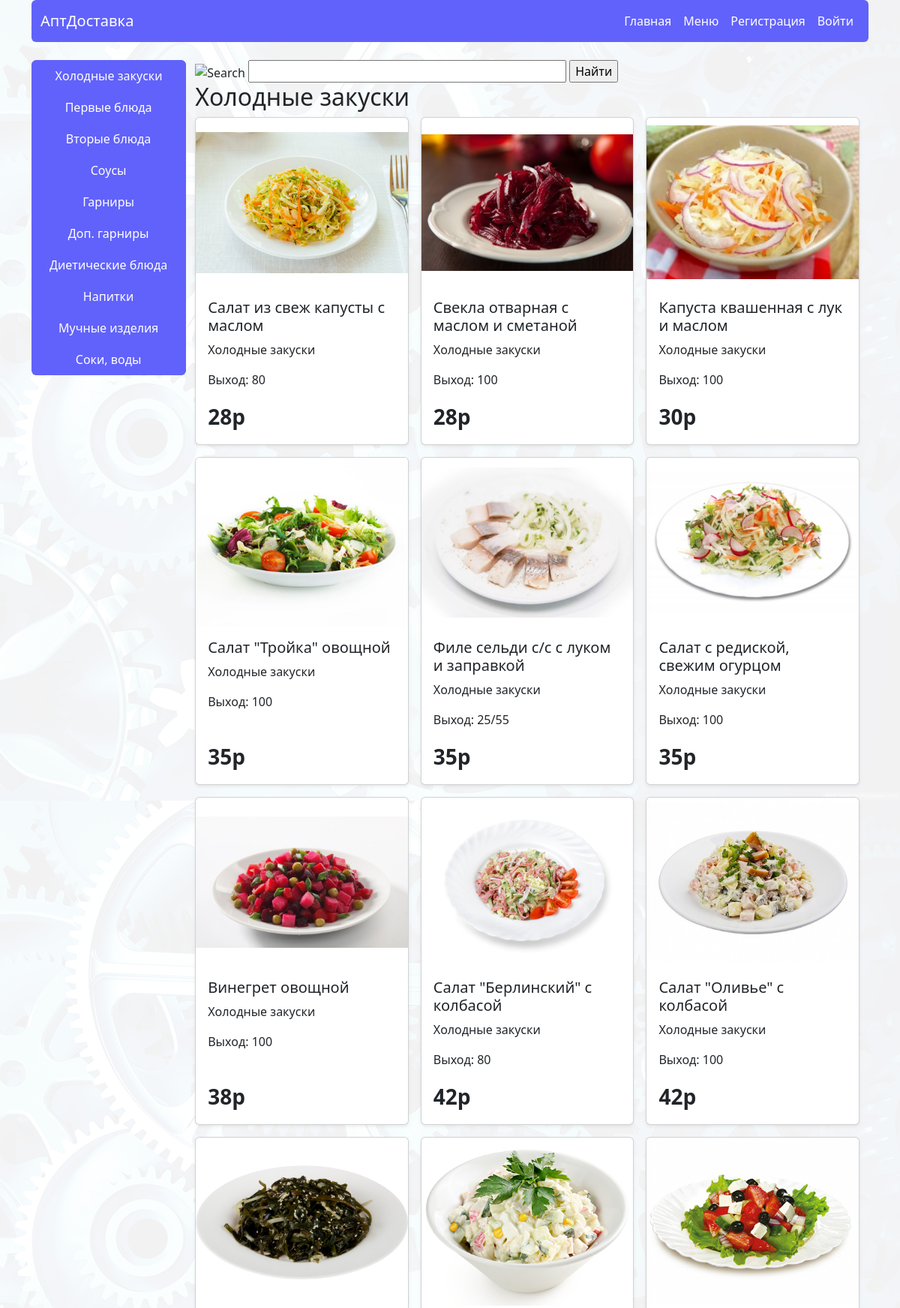
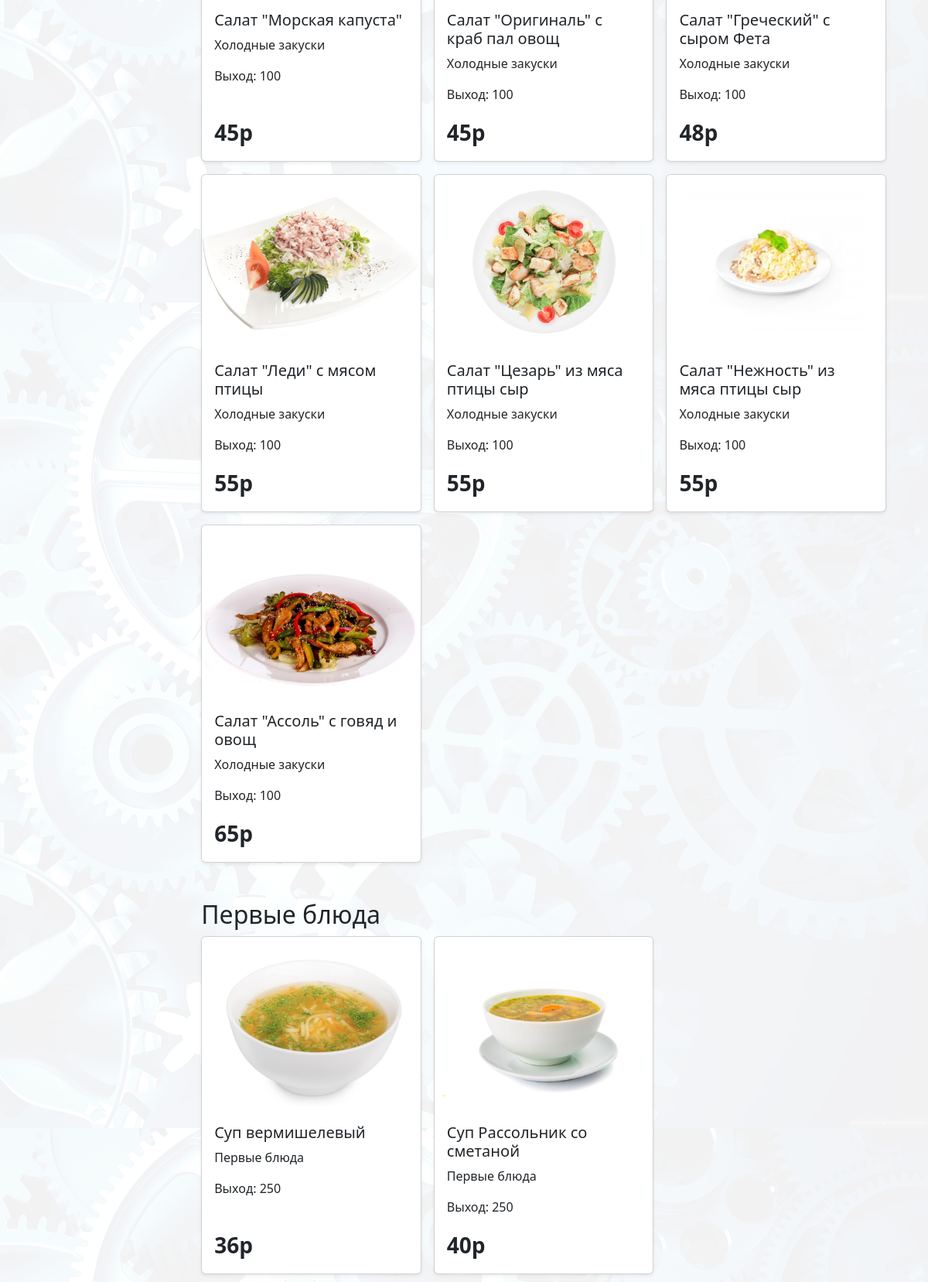
The page / (upper part) on the database its author committed (2 pictures, top to bottom).
### apt_delivery_app/models/m_category.py (models this page shows, shortened)
class Category(models.Model):
    name = models.CharField(
        max_length=20,
        verbose_name="Название"
    )
    class Meta:
        verbose_name = 'Категория'
        verbose_name_plural = 'Категории'

### apt_delivery_app/models/m_meal.py (models this page shows, shortened)
class Meal(models.Model):
    name = models.CharField(
        max_length=150,
        verbose_name="Название"
    )
    price = models.IntegerField(
        verbose_name="Цена (руб.)"
    )
    out = models.CharField(
        max_length=10,
        verbose_name="Выход"
    )
    image = models.ImageField(
        upload_to='images',
        verbose_name="Изображение"
    )
    category = models.ForeignKey(
        Category,
        on_delete=models.CASCADE,
        verbose_name="Категория",
    )
    quantity = models.IntegerField(
        default=3,
        verbose_name="Количество"
    )
    class Meta:
        verbose_name = 'Блюдо'
        verbose_name_plural = 'Блюда'

### apt_delivery_app/views/v_home.py (the view)
# urls.py: path('', views.meal_list, name="home"),
def meal_list(request):
    global search
    context = {}
    if request.method == "GET":
        context['search'] = request.GET.get('q')
        if context['search']:
            search_result = Meal.objects.filter(name__iregex=context['search'])
            context['search_result'] = search_result
            context['search_count'] = search_result.count()
            context['search_count_all'] = Meal.objects.count()
    context['categories'] = Category.objects.all().prefetch_related(
        Prefetch(
            'meal_set',
            queryset=Meal.objects.order_by('price'),  # Сортировка блюд по возрастанию цены
            to_attr='ordered_meals'
        )
    )
    if request.user.is_authenticated:
        context['cart_count'] = Cart.objects.filter(user=request.user).count()
        cart_items = Cart.objects.filter(user=request.user, meal__in=Meal.objects.all()).values('meal_id', 'quantity')
        context['cart_items'] = cart_items
        context['cart_items_id'] = [cart_item['meal_id'] for cart_item in cart_items]
    return render(request, 'home/index.html', context)

### apt_delivery_app/templates/home/index.html (shortened to what this page needs)
{% extends 'home/base.html' %}
{% load static %}
{% block content %}
{% if not search %}
{% include 'home/elements/aside.html' %}
{% endif %}
<section data-bs-spy="scroll" data-bs-smooth-scroll="true" class="row" tabindex="0">
    <form id="changelist-search" method="get">
        <div>
            <label for="searchbar"><img src="{% static 'admin/img/search.svg' %}" alt="Search"></label>
            <input type="text" size="40" name="q" value="" id="searchbar" autofocus="">
            <input type="submit" value="Найти">
        </div>
    </form>
    {% if search %}
    <div>
    <div>
        <h2>Найдено {{search_count}} по: {{search}}</h2>
    </div>
    <div class="row row-cols-1 row-cols-md-2  row-cols-xl-3 g-3">
        {% for meal in search_result %}
        {% include 'home/elements/meals_cards.html' %}
        {% empty %}
        <div class="col w-100">
            {% include 'home/elements/danger.html' with text="Ничего не найдено"%}
        </div>
        {% endfor %}
    </div>
    </div>
    {% else %}
    {% for category in categories %}
    <div id="cat_{{category.id}}" class="pb-5">
        <div>
            <h2>{{category.name}}</h2>
        </div>
        <div class="row row-cols-1 row-cols-md-2  row-cols-xl-3 g-3">
            {% for meal in category.ordered_meals %}
            {% include 'home/elements/meals_cards.html' %}
            {% empty %}
            <div class="col w-100">
                {% include 'home/elements/danger.html' with text="Ничего не найдено"%}
            </div>
            {% endfor %}
        </div>
    </div>
    {% endfor %}
    {% endif%}
</section>
{% endblock %}

### apt_delivery_app/templates/home/elements/aside.html
<aside id='aside'
       class="d-flex flex-wrap align-items-center justify-content-between sticky-top z-1 rounded-2 overflow-hidden   float-none float-lg-start mb-4"
       style="top: 80px;">
    <div id="nav" class="btn-group overflow-x-auto dragscroll flex-row flex-lg-column">
        {% for category in categories %}
        <a href="#cat_{{category.id}}" data-category-id="{{ category.id }}"
           class="btn btn-primary rounded-0 d-flex px-4 align-items-center justify-content-center px-4 py-2">
            {{ category.name }}
        </a>
        {% endfor %}
    </div>
</aside>

### apt_delivery_app/templates/home/elements/meals_cards.html (shortened to what this page needs)
<div class="">
    <div class="meal-item card shadow-sm h-100" data-id="{{ meal.id }}">
        <img src="{{meal.image.url}}" class="meal-image card-img-top object-fit-contain w-100"
             height="225" alt="катринка с блюдом">
        <div class="card-body d-flex flex-column justify-content-between">
            <div>
                <h5 class="meal-name card-title name_meal">{{ meal.name }}</h5>
                <p class="meal-category card-text name_cat">{{ meal.category.name }}</p>
                <p>Выход: {{meal.out}}</p>
            </div>
            <div class="meal-price fs-3 fw-semibold">{{meal.price}}р</div>
        </div>
    </div>
</div>

### apt_delivery_app/static/home/css/style.css (style rules this page uses)
body { background-image: url('../images/fon/fon.png'); background-size: 100%; background-attachment: fixed; }

### rows shown on the page
Category: name "Холодные закуски"
Category: name "Первые блюда"
Category: name "Вторые блюда"
Category: name "Соусы"
Category: name "Гарниры"
Category: name "Доп. гарниры"
Category: name "Диетические блюда"
Category: name "Напитки"
Category: name "Мучные изделия"
Category: name "Соки, воды"
Meal: image (picture), name "Салат из свеж капусты с маслом", category.name "Холодные закуски", out "80", price "28"
Meal: image (picture), name "Свекла отварная с маслом и сметаной", category.name "Холодные закуски", out "100", price "28"
Meal: image (picture), name "Капуста квашенная с лук и маслом", category.name "Холодные закуски", out "100", price "30"
Meal: image (picture), name "Салат \"Тройка\" овощной", category.name "Холодные закуски", out "100", price "35"
Meal: image (picture), name "Филе сельди с/с с луком и заправкой", category.name "Холодные закуски", out "25/55", price "35"
Meal: image (picture), name "Салат с редиской, свежим огурцом", category.name "Холодные закуски", out "100", price "35"
Meal: image (picture), name "Винегрет овощной", category.name "Холодные закуски", out "100", price "38"
Meal: image (picture), name "Салат \"Берлинский\" с колбасой", category.name "Холодные закуски", out "80", price "42"
Meal: image (picture), name "Салат \"Оливье\" с колбасой", category.name "Холодные закуски", out "100", price "42"
Meal: image (picture), name "Салат \"Морская капуста\"", category.name "Холодные закуски", out "100", price "45"
Meal: image (picture), name "Салат \"Оригиналь\" с краб пал овощ", category.name "Холодные закуски", out "100", price "45"
Meal: image (picture), name "Салат \"Греческий\" с сыром Фета", category.name "Холодные закуски", out "100", price "48"
Meal: image (picture), name "Салат \"Леди\" с мясом птицы", category.name "Холодные закуски", out "100", price "55"
Meal: image (picture), name "Салат \"Цезарь\" из мяса птицы сыр", category.name "Холодные закуски", out "100", price "55"
Meal: image (picture), name "Салат \"Нежность\" из мяса птицы сыр", category.name "Холодные закуски", out "100", price "55"
Meal: image (picture), name "Салат \"Ассоль\" с говяд и овощ", category.name "Холодные закуски", out "100", price "65"
Meal: image (picture), name "Суп вермишелевый", category.name "Первые блюда", out "250", price "36"
Meal: image (picture), name "Суп Рассольник со сметаной", category.name "Первые блюда", out "250", price "40"
